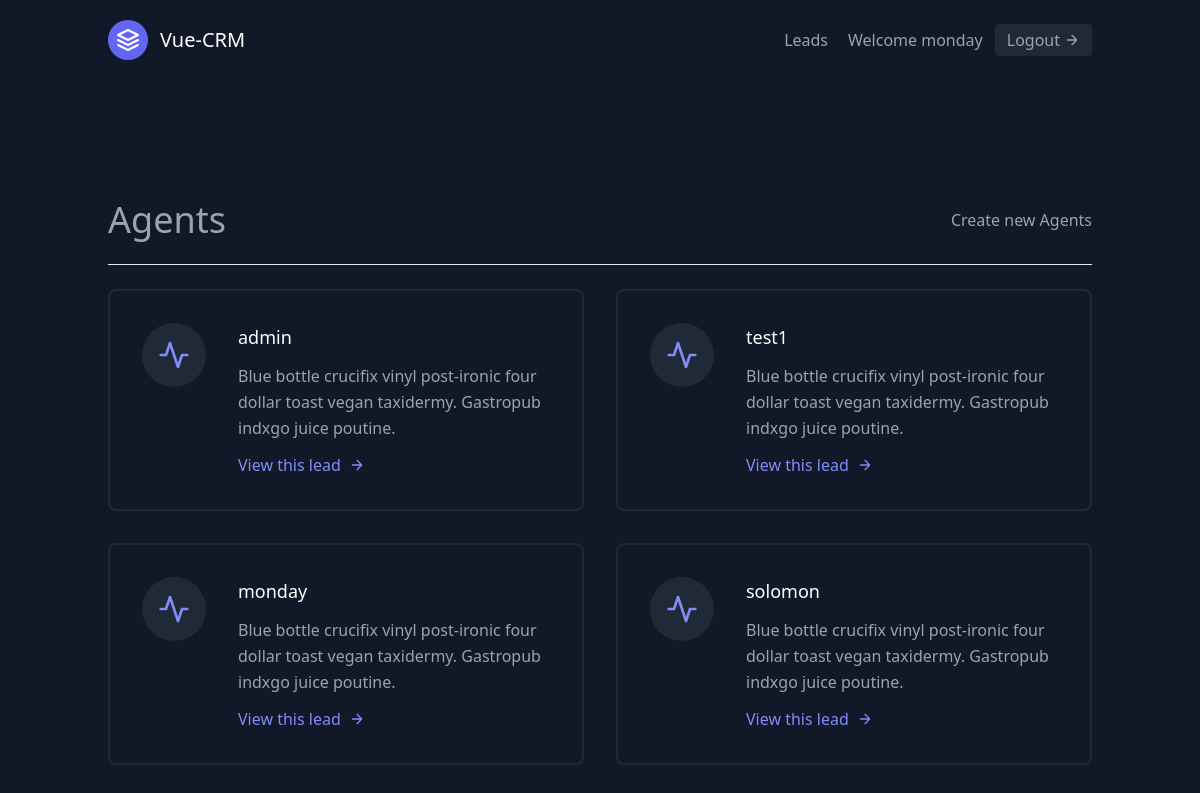
The app's page /agents/ (signed in) with its own data.
### leads/models.py (models this page shows, shortened)
class User(AbstractUser):
    pass

class Agent(models.Model):
    user = models.OneToOneField(User, on_delete=models.CASCADE)
    organisation = models.ForeignKey(UserProfile, on_delete=models.CASCADE)

### agents/views.py (the view)
# urls.py: path('',AgentListView.as_view(), name='agent_list'),
class AgentListView(LoginRequiredMixin,generic.ListView):
    template_name = 'agents/agent_list.html'
    context_object_name = 'agents'
    """
    def get_queryset(self):
        return Agent.objects.all()
    """
    model = Agent
    queryset = Agent.objects.all()

### agents/templates/agents/agent_list.html
{% extends 'base.html' %}
{% block content %}
<section class="text-gray-400 bg-gray-900 body-font">
  <div class="container px-5 py-24 mx-auto flex flex-wrap">
        <div class=" w-full mb-6 py-6  flex justify-between items-center border-b border-gray-200" >
                <div>
                    <h1 class="text-4xl text-white-800">
                       Agents
                    </h1>
                </div>
                <div>
                    <a class="text-white-500 hover:text-blue-500" href="{% url 'agents:agent_create' %}">Create new Agents</a>
                </div>
        </div>
            <br>
    <div class="flex flex-wrap -m-4">
    {% for agent in agents %}
      <div class="p-4 lg:w-1/2 md:w-full">
        <div class="flex border-2 rounded-lg border-gray-800 p-8 sm:flex-row flex-col">
          <div class="w-16 h-16 sm:mr-8 sm:mb-0 mb-4 inline-flex items-center justify-center rounded-full bg-gray-800 text-indigo-400 flex-shrink-0">
            <svg fill="none" stroke="currentColor" stroke-linecap="round" stroke-linejoin="round" stroke-width="2" class="w-8 h-8" viewBox="0 0 24 24">
              <path d="M22 12h-4l-3 9L9 3l-3 9H2"></path>
            </svg>
          </div>
          <div class="flex-grow">
            <h2 class="text-white text-lg title-font font-medium mb-3">{{ agent.user.username }}</h2>
            <p class="leading-relaxed text-base">Blue bottle crucifix vinyl post-ironic four dollar toast vegan taxidermy. Gastropub indxgo juice poutine.</p>
            <a {% comment "yh" %} href="{% url 'agents:agent_detail' agent.pk %}"{% endcomment %} class="mt-3 text-indigo-400 inline-flex items-center">View this lead
              <svg fill="none" stroke="currentColor" stroke-linecap="round" stroke-linejoin="round" stroke-width="2" class="w-4 h-4 ml-2" viewBox="0 0 24 24">
                <path d="M5 12h14M12 5l7 7-7 7"></path>
              </svg>
            </a>
          </div>
        </div>
      </div>
    {% endfor %}
    </div>
  </div>
</section>
{% endblock content %}

### templates/navbar.html (shortened to what this page needs)
<header class="text-gray-400 bg-gray-900 body-font">
  <div class="container mx-auto flex flex-wrap p-5 flex-col md:flex-row items-center">
    <a class="flex title-font font-medium items-center text-white mb-4 md:mb-0">
      <svg xmlns="http://www.w3.org/2000/svg" fill="none" stroke="currentColor" stroke-linecap="round" stroke-linejoin="round" stroke-width="2" class="w-10 h-10 text-white p-2 bg-indigo-500 rounded-full" viewBox="0 0 24 24">
        <path d="M12 2L2 7l10 5 10-5-10-5zM2 17l10 5 10-5M2 12l10 5 10-5"></path>
      </svg>
      <span class="ml-3 text-xl">Vue-CRM</span>
    </a>
    <nav class="md:ml-auto flex flex-wrap items-center text-base justify-center">
      <a href='{% url 'leads:lead_list' %}' class="mr-5 hover:text-white">Leads</a>
    </nav>
    {% if request.user.is_authenticated %}
    <span>
      Welcome {{request.user.username}}
    </span>
    <a href="{% url 'logout' %}"  class="ml-3 inline-flex items-center bg-gray-800 border-0 py-1 px-3 focus:outline-none hover:bg-gray-700 rounded text-base mt-4 md:mt-0">
        Logout
      <svg fill="none" stroke="currentColor" stroke-linecap="round" stroke-linejoin="round" stroke-width="2" class="w-4 h-4 ml-1" viewBox="0 0 24 24">
        <path d="M5 12h14M12 5l7 7-7 7"></path>
      </svg>
    </a>
    {% endif %}
  </div>
</header>

### records on screen
User: user.username "monday"
Agent: user.username "admin"
Agent: user.username "test1"
Agent: user.username "monday"
Agent: user.username "solomon"
